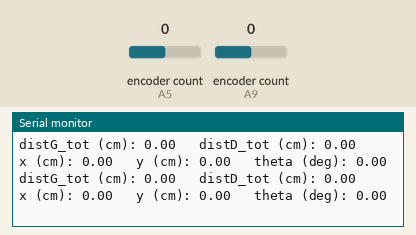
This program was run on a simulated Teensy 4. On the bench: the last lines printed to the serial monitor. The inputs (shaded band) are chosen by the test bench; at power-on: encoder count (sensors on A5, A9) 0.

Above: at 1.2 s.
1.3 s: encoder count (sensor on A5) set to 1
At 1.56 s:
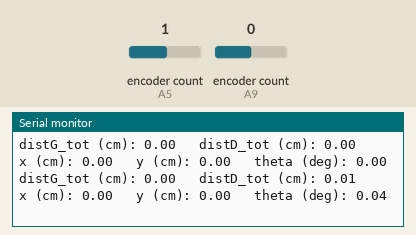
2.8 s: encoder count (sensor on A9) set to 1
At 2.96 s:
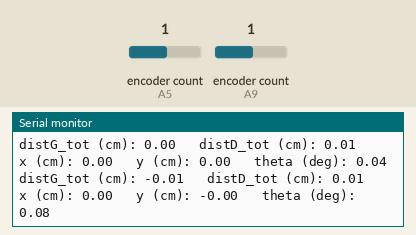
4.3 s: encoder count (sensor on A5) set to 2
At 4.36 s:
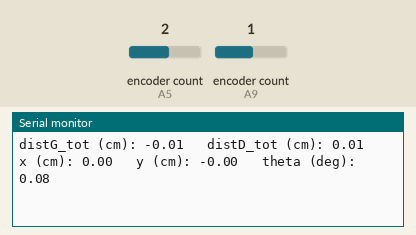
5.8 s: encoder count (sensor on A9) set to 2
At 5.96 s:
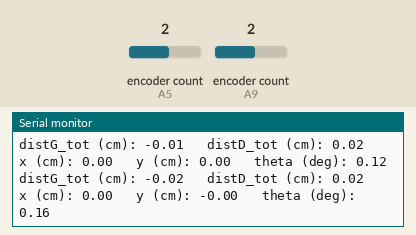
Timing chart, 0 to 8.3 s (numbered marks = the images above; inputs shaded):
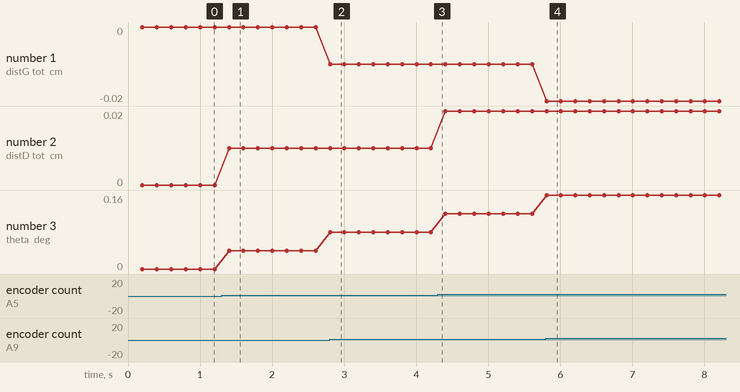

The program:

main.cpp
```cpp
#include <Arduino.h>
#include "odom.hpp"
#include "constantes.hpp"
#include <elapsedMillis.h>

elapsedMillis printTimer; // pour print quand on le veut.

void setup() {
  // Serial to PC -> TODO : à supprimer à terme car inutile
  while (!Serial) ; // wait for Serial Monitor to open
  Serial.println("Serial Monitor ready!");
  odom_setup();
}

void loop() {
  bool print_wanted = false;
  if (printTimer >= PRINT_INTERVAL_MS) {
    print_wanted = true; // on imprime à ce passage de boucle.
    printTimer = 0; // Reset du timer
  }

  odom_loop(print_wanted);
}
```

constantes.hpp
```cpp
#ifndef CONSTANTES_HPP
#define CONSTANTES_HPP

// pour le main
constexpr int PRINT_INTERVAL_MS = 200; //valable pour tous les bouts de code !

// Utilitaires
constexpr float DEG_VERS_RAD = M_PI / 180.0;
constexpr float RAD_VERS_DEG = 180.0 / M_PI;

// Odométrie du robot
// regarder la doc pour les régler. Les formules approximatives sont données ici.
constexpr float TICKS_PAR_CM = 514.9039070749735;   // Formule : résolution encodeur / (pi * diamètre roue codeuse)
constexpr float ENTRAXE_CM   = 11.35;  // Distance entre les 2 roues codeuses (en cm)
constexpr float RATIO_G_D    = 1.0020293330873535;    // A ajuster, permet de prendre en compte qu'une roue soit un tout petit peu plus grande qu'une autre

#endif
```

odom.hpp
```cpp
#ifndef ODOM_HPP
#define ODOM_HPP

// La seule utilité de odom.cpp est d'updater x,y, theta en permanence
// odom.cpp n'expose donc que son setup et sa loop pour pouvoir être lancés depuis main.cpp
// En effet, en arduino, il ne doit y avoir qu'un setup() et un loop() parmi tous les programmes et c'est dans le main.cpp

void odom_setup(void);
void odom_loop(bool print_wanted);

// Repère de physique classique :
// x est à l'horizontale, y à la verticale quand on regarde la table pour qu'elle soit plus haute que large.
extern float x; // (en cm) variable globale, initialisée dans odom.hpp
extern float y; // (en cm) variable globale, initialisée dans odom.hpp
extern float theta; // (en degres) variable globale, initialisée dans odom.hpp

// Remarque : c'est odom qui expose au monde le x,y,theta car c'est lui qui les connait et les initialise.
// Libre au reste du code de les utiliser.
// main.cpp n'est qu'un chef d'orchestre. Ce n'est pas à lui de gérer x,y,theta.
#endif
```

odom.cpp
```cpp
#include <Arduino.h>
#include "odom.hpp"

// inclusions privées nécessaires aux détails d'implémentation
#include <Encoder.h>
#include "pins.hpp"
#include "constantes.hpp"

// initialisation des variables extern (= partagées) de position
// Elles sont itinialisées seulement ici !
float x = 0.0;      // en cm, extern
float y = 0.0;      // en cm, extern
float theta = 0.0;  // en degrés, extern

// variables globales au fichier, non partagées au reste des programmes
float distG_tot = 0.0; // en cm, variable globale
float distD_tot = 0.0; // en cm, variable globale

long ancienTicksG = 0; // globale
long ancienTicksD = 0; // globale


/*Adapté de :
https://www.pjrc.com/teensy/td_libs_Encoder.html

Les 2 signals de chaque encodeurs sont connectés à des pins qui ont la capacité d'interrupt car tous les pins DIGITAUX
de la Teensy 4.1 ont la capacité.

Il est dit dans la doc de ne pas utiliser softwareSerial car ça peut poser problème. pk ? partie Interrupt Latency Requirements
*/


Encoder encGauche(encodeur_g_pin1, encodeur_g_pin2);
Encoder encDroit(encodeur_d_pin1, encodeur_d_pin2);


void odom_setup() {
  // rien à faire
}


void odom_loop(bool print_wanted) {
  long ticksG = -encGauche.read();
  long ticksD = encDroit.read();

  // positif si le robot avance, négatif s'il recule
  long deltaTicksG = ticksG - ancienTicksG;
  long deltaTicksD = ticksD - ancienTicksD;

  // Conversion en millimètres parcourus sur l'élément de parcours dl
  float distG = (float)deltaTicksG / TICKS_PAR_CM;
  float distD = ((float)deltaTicksD * RATIO_G_D) / TICKS_PAR_CM;

  // Chemin total parcouru par chaque roue
  distG_tot += distG;
  distD_tot += distD;

  // Calcul du déplacement linéaire et angulaire sur l'élément de parcours dl
  float deltaDistance = (distD + distG) / 2.0;
  float deltaTheta = RAD_VERS_DEG * (distD - distG) / ENTRAXE_CM;

  // Mise à jour de la position.
  // Hypothèse sous jacente :
  // On suppose que pendant un très court instant, le robot avance tout droit selon son orientation actuelle (theta),
  // puis tourne sur lui-même de deltaTheta. D'où le fait qu'on fasse les calculs avec l'ancien theta.

  x     += deltaDistance * cos(theta*DEG_VERS_RAD);
  y     += deltaDistance * sin(theta*DEG_VERS_RAD);
  theta += deltaTheta;

  // Optionnel : garder theta entre -180 et +180
  while (theta > 180.0)  theta -= 360.0;
  while (theta < -180.0) theta += 360.0;

  if (print_wanted) {
    // Affichage pour debug
    Serial.print("distG_tot (cm): "); Serial.print(distG_tot);
    Serial.print("\t distD_tot (cm): "); Serial.print(distD_tot);
    Serial.print("\t x (cm): "); Serial.print(x);
    Serial.print("\t y (cm): "); Serial.print(y);
    Serial.print("\t theta (deg): "); Serial.print(theta);
    Serial.println();
  }

  // on mets les anciens ticks à ceux courants pour la boucle suivante
  ancienTicksG = ticksG;
  ancienTicksD = ticksD;
}
```

pins.hpp
```cpp
#ifndef PINS_HPP
#define PINS_HPP
// brancher les encodeurs sur des pins digitaux pour qu'ils aient la capacité d'interrup sur la teensy 4.1
// TODO : changer les pins, une fois que flo aura déplacé les pins sur la carte actionneurs finale.
constexpr int encodeur_g_pin1 = 23;
constexpr int encodeur_g_pin2 = 22;
constexpr int encodeur_d_pin1 = 19;
constexpr int encodeur_d_pin2 = 20;

#endif
```

Measured:
- after the input at 1.3 s, the serial monitor: prints a new line after 0.10 s (image 1)
- after the input at 2.8 s, the serial monitor: prints a new line at once (image 2)
- after the input at 5.8 s, the serial monitor: prints a new line at once (image 4)
- plotted number 1: 0 → -0.01 after the input at 2.8 s, -0.01 → -0.02 after the input at 5.8 s
- plotted number 2: 0 → 0.01 after the input at 1.3 s, 0.01 → 0.02 after the input at 4.3 s
- plotted number 3: 0 → 0.04 after the input at 1.3 s, 0.04 → 0.08 after the input at 2.8 s, 0.08 → 0.12 after the input at 4.3 s, 0.12 → 0.16 after the input at 5.8 s
